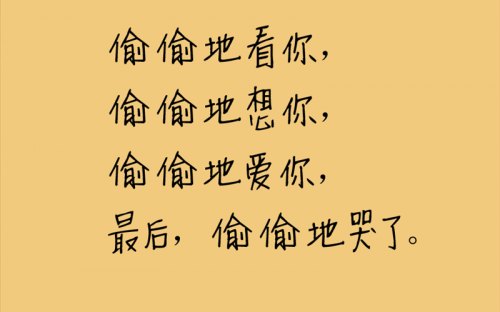
#> input picture tessearct/5.png, 500 x 312 px
$ python 1.py
#> lines starting #> are read from the running program, lines starting #| are printed output that depends on the picture
import pytesseract, os
from PIL import Image

path = os.path.abspath(os.path.dirname(__name__))
aim = str(path) + "/5.png"
print(aim)
# image = Image.open(aim)
# text = pytesseract.image_to_string(image,lang='chi_sim')
# print(text)

#
from PIL import Image
import subprocess

def cleanFile(filePath, newFilePath):
#> called with filePath = 'tessearct/5.png', newFilePath = 'text2clean.png'
    image = Image.open(filePath)
#> image is the input picture: PIL image 500x312 RGB; mean R, G, B 230.3, 192.2, 119.7

    # 对图片进行阈值过滤（低于143的置为黑色，否则为白色）
    image = image.point(lambda x: 0 if x < 143 else 255)
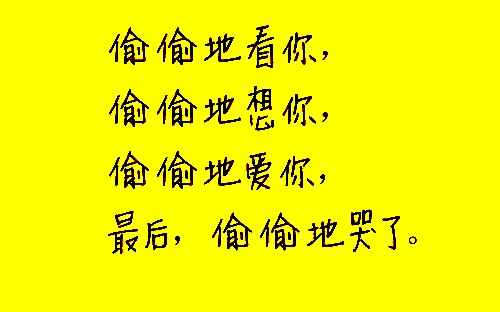
#> image: PIL image 500x312 RGB; mean R, G, B 241.8, 240.3, 0
    # 重新保存图片
    image.save(newFilePath)

    # 调用系统的tesseract命令对图片进行OCR识别
    subprocess.call(["tesseract", newFilePath, "output"])
#> (this line was passed over: subprocess is not available in this run)

    # 打开文件读取结果
    with open("output.txt", 'r') as f:
#> (reads tessearct/output.txt from the repository)
        print(f.read())

if __name__ == "__main__":
    cleanFile(aim, "text2clean.png")
